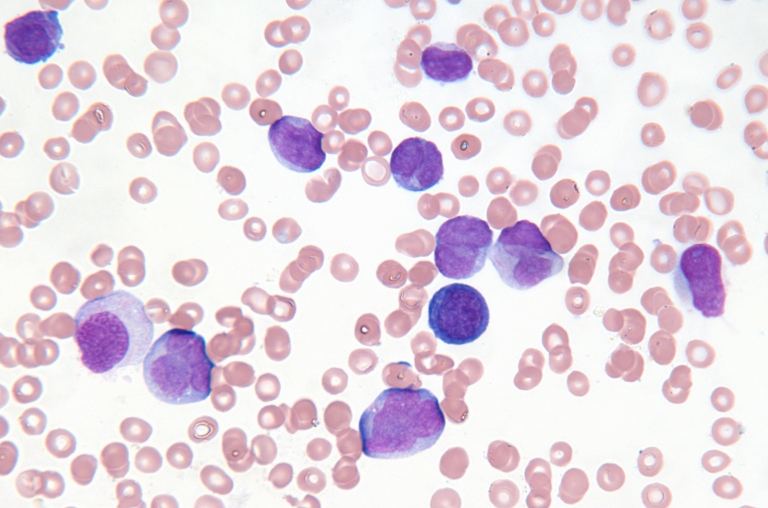
//> input picture Kuyumcu/datas/BloodCells.jpg, 768 x 508 px
$ ./UnsupervisedSource   (built with g++ and OpenCV 4)
//> lines starting //> are read from the running program, lines starting //| are printed output that depends on the picture

#pragma comment(lib, "opencv_core300d.lib")
#pragma comment(lib, "opencv_highgui300d.lib")
#pragma comment(lib, "opencv_imgcodecs300d.lib")
#pragma comment(lib, "opencv_videoio300d.lib")
#pragma comment(lib, "opencv_imgproc300d.lib")
#pragma comment(lib, "opencv_ml300d.lib")


#include <iostream>
#include <iostream>
#include <fstream>
#include <sstream>
#include <vector>
#include "opencv2/highgui/highgui.hpp"
#include "opencv2/imgproc/imgproc.hpp"
#include "opencv2/core/core.hpp"
#include "opencv2/ml/ml.hpp"

using namespace std;

void loadFromCSV(const std::string& filename , std::vector< std::vector<std::string> >&   matrix , char del = ',');
void readData(const char *fName , cv::Mat& Data , cv::Mat& Labels);
bool trainSVM(const char *fName , cv::Mat& Data , cv::Mat& Labels);
void testSVM(const char *fName , cv::Mat& Data , cv::Mat& Labels);

bool trainBayes(cv::Ptr <cv::ml::NormalBayesClassifier > bayes , cv::Mat& Data , cv::Mat& Labels);
void testBayes(cv::Ptr <cv::ml::NormalBayesClassifier > bayes , cv::Mat& Data , cv::Mat& Labels);

bool trainBayes(const char *fName , cv::Mat& Data , cv::Mat& Labels);
void testBayes(const char *fName , cv::Mat& Data , cv::Mat& Labels);

bool trainKNearest(cv::Ptr<cv::ml::KNearest> kNearest , cv::Mat& Data , cv::Mat& Labels);
void testKNearest(cv::Ptr<cv::ml::KNearest> kNearest , cv::Mat& Data , cv::Mat& Labels);


bool trainKNearest(const char *fName , cv::Mat& Data , cv::Mat& Labels);
void testKNearest(const char *fName , cv::Mat& Data , cv::Mat& Labels);

bool trainDTree(const char *fName , cv::Mat& Data , cv::Mat& Labels);
void testDTree(const char *fName , cv::Mat& Data , cv::Mat& Labels);

bool trainRTree(const char *fName , cv::Mat& Data , cv::Mat& Labels);
void testRTree(const char *fName , cv::Mat& Data , cv::Mat& Labels);

bool trainANN(const char *fName , cv::Mat& Data , cv::Mat& Labels);
void testANN(const char *fName , cv::Mat& Data , cv::Mat& Labels);

void UnsupervisedEMDemo();


// [463 lines left out: functions main, loadFromCSV, readData, trainBayes, testBayes, trainSVM and 9 more, not called in this run]


void UnsupervisedEMDemo()
	{
	const char *fNameEMModel = "E:/CppCodes/ML/Kuyumcu/datas/ml/Em.xml";

	int nRegion = 3;
	bool withLocation = false;

	int nInput = 3;
	if ( withLocation == true )
		nInput = 5;

	cv::Mat labImg;

	cout << "Unsupervised Expectation Maximization Demo" << endl;

	cv::Mat inImg = cv::imread("E:/CppCodes/ML/Kuyumcu/datas/BloodCells.jpg"); // //uydu.jpg
//> inImg is the input picture: 508 rows x 768 cols, CV_8UC3; mean B, G, R 225.3, 215.1, 229.7
	cv::imshow("Orj" , inImg);
	cv::waitKey(1);

	cv::cvtColor(inImg , labImg , CV_BGR2Lab);
//> labImg: 508 rows x 768 cols, CV_8UC3; mean of channels 0, 1, 2 222.9, 135.4, 124.7
	cv::pyrDown(labImg , labImg);
//> labImg: 254 rows x 384 cols, CV_8UC3; mean of channels 0, 1, 2 222.9, 135.4, 124.7


	cv::Mat Data = cv::Mat(labImg.cols*labImg.rows , nInput , CV_32FC1);

	int i = 0;
	for ( int x = 0; x<labImg.cols; x++ )
		{
		for ( int y = 0; y<labImg.rows; y++ )
			{
			for ( int k = 0; k<3; k++ )
				{
				Data.at<float>(i , k) = labImg.at<cv::Vec3b>(y , x)[k];
				}
			if ( withLocation == true )
				{
				Data.at<float>(i , 3) = x;
				Data.at<float>(i , 4) = y;
				}
			i++;
			}
		}
//> this loop made 384 passes
//> i on passes 1 to 3: 254, 508, 762
//> after the loop, i = 97536

	cv::Ptr <cv::ml::EM> em = cv::ml::EM::create();
	em->setClustersNumber(nRegion);

	cout << "Started to Training EM " << endl;

	bool isTrained;

	isTrained = em->trainEM(Data);
//> isTrained = true
	if ( isTrained )
		{
		cout << "\nEM succesfully Trained" << endl;
		em->save(fNameEMModel);
		}
	else
		cout << "\nEM Training Failed..." << endl;


	// Testing

	em->clear();
	em = cv::Algorithm::load<cv::ml::EM>(fNameEMModel);

	cv::Mat outImg = cv::Mat::zeros(labImg.size() , labImg.type());

	for ( int i = 0; i<Data.rows; i++ )
		{
		int regionId = em->predict(Data.row(i));
		int x = i / labImg.rows;
		int y = ( i%labImg.rows );

		if ( regionId == 0 )
			{
			outImg.at<cv::Vec3b>(y , x) = cv::Vec3b(255 , 0 , 0);

			}
		else if ( regionId == 1 )
			{
			outImg.at<cv::Vec3b>(y , x) = cv::Vec3b(0 , 255 , 0);
			}
		else if ( regionId == 2 )
			{
			outImg.at<cv::Vec3b>(y , x) = cv::Vec3b(0 , 0 , 255);
			}
		else if ( regionId == 3 )
			{
			outImg.at<cv::Vec3b>(y , x) = cv::Vec3b(255 , 255 , 0);
			}
		else if ( regionId == 4 )
			{
			outImg.at<cv::Vec3b>(y , x) = cv::Vec3b(255 , 0 , 255);
			}
		else if ( regionId == 5 )
			{
			outImg.at<cv::Vec3b>(y , x) = cv::Vec3b(0 , 255 , 255);
			}

		}
//> this loop made 97536 passes
//> regionId on passes 1 to 3: 0, 0, 0
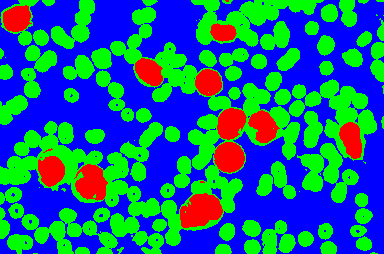
//> outImg: 254 rows x 384 cols, CV_8UC3; mean B, G, R 131.5, 104.1, 19.3
	cv::imwrite("E:/CppCodes/ML/Kuyumcu/datas/out12.jpg" , outImg);
	cv::pyrUp(outImg , outImg);
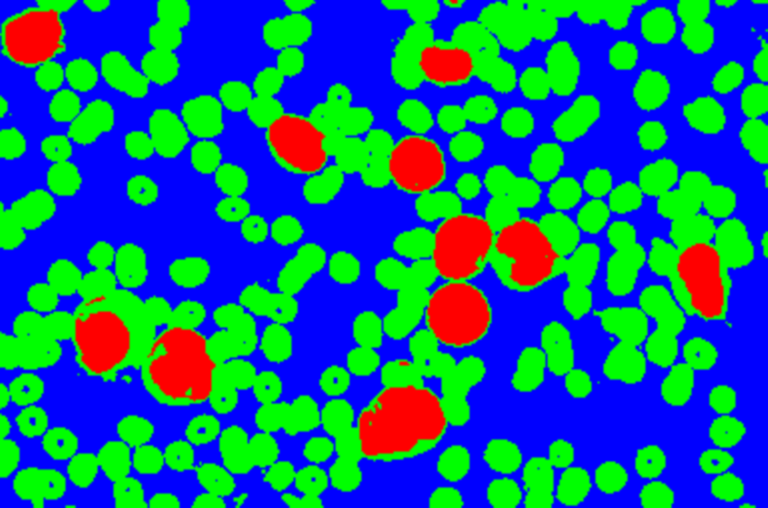
//> outImg: 508 rows x 768 cols, CV_8UC3; mean B, G, R 131.6, 104.1, 19.3


	cv::imshow("Orj" , inImg);
	cv::imshow("EM out" , outImg);
	cv::waitKey(0);
	cv::destroyAllWindows();
	}

// added to run one function of the file
int main() { UnsupervisedEMDemo(); }
